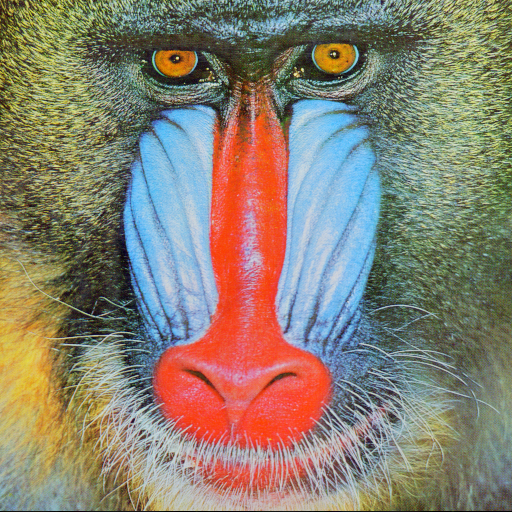
#> input picture Files/baboon.png, 512 x 512 px
$ python Exercicio4.2FiltragemFrequencias.py
#> lines starting #> are read from the running program, lines starting #| are printed output that depends on the picture; after the words box and inside, x2 and y2 are one past the last pixel; in counts of white or black regions, pixels touching at a corner belong together
import cv2
import matplotlib.pyplot as plt
import numpy as np
import os

folder = "Files"
files = []
files.append("baboon.png")
files.append("cao.jpg")
files.append("lena.png")
files.append("Sharbat_Gula.jpg")
files.append("moedas.jpg")

for i, file in enumerate(files):
    image = cv2.imread(os.path.join(folder, file))
#> image is the input picture: shape (512, 512, 3); mean B, G, R 113.1, 128.9, 137.4
    image_gray = cv2.cvtColor(image, cv2.COLOR_BGR2GRAY)
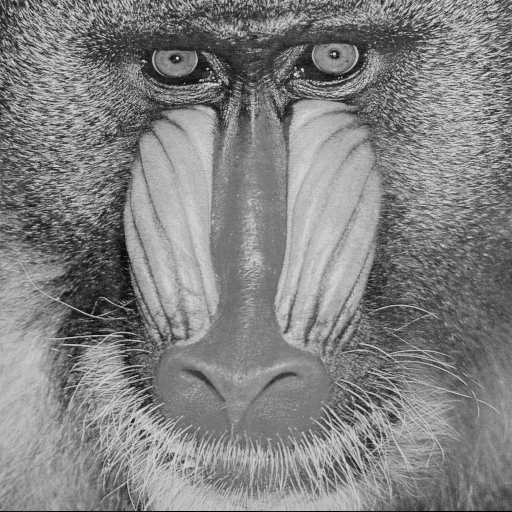
#> image_gray: shape (512, 512); min 0, max 231, mean 129.6
    image_gray = (image_gray/255.0).astype(np.float32)

    image_fft = np.fft.fft2(image_gray)

    image_fft_v = np.abs(image_fft)
    image_fft_v = image_fft_v/ np.mean(image_fft_v)

    image_fft_shift = np.fft.fftshift(image_fft)
    image_fft_shift_v = np.abs(image_fft_shift)
    image_fft_shift_v = image_fft_shift_v / np.mean(image_fft_shift_v)

    filtro_low_pass = np.zeros(image_fft_shift.shape, dtype=np.float32)
    centro_y = image_fft_shift.shape[0] / 2
#> centro_y = 256
    centro_x = image_fft_shift.shape[1] / 2
#> centro_x = 256

    raio = image_fft_shift.shape[0]/2
#> raio = 256
    for y in range(image_fft_shift.shape[0]):
        for x in range(image_fft_shift.shape[1]):
            d = np.sqrt((x-centro_x)**2 + (y-centro_y)**2)
            if d < raio:
                filtro_low_pass[y, x] = 1
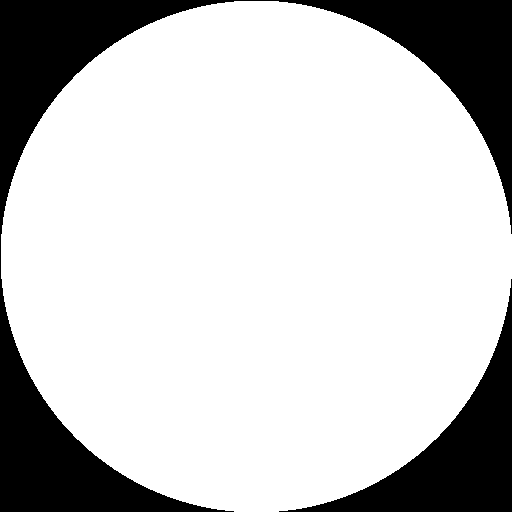
#> filtro_low_pass: shape (512, 512) float32; values 0 (black) and 1 (white), 78.5% white; 2 black regions, box (x1, y1, x2, y2) and area: (0, 0, 512, 512) 42471, (279, 279, 512, 512) 13816


    plt.subplots(dpi=300, layout='constrained')
    plt.axis('off')

    plt.subplot(5, 4, 1)
    plt.imshow(cv2.cvtColor(image_gray, cv2.COLOR_GRAY2RGB))
    plt.title("image")

    plt.subplot(5, 4, 2)
#> (the run stopped early here; a loop or call above may not have finished)

$ run again, with Files/basketball2.png copied over Files/baboon.png
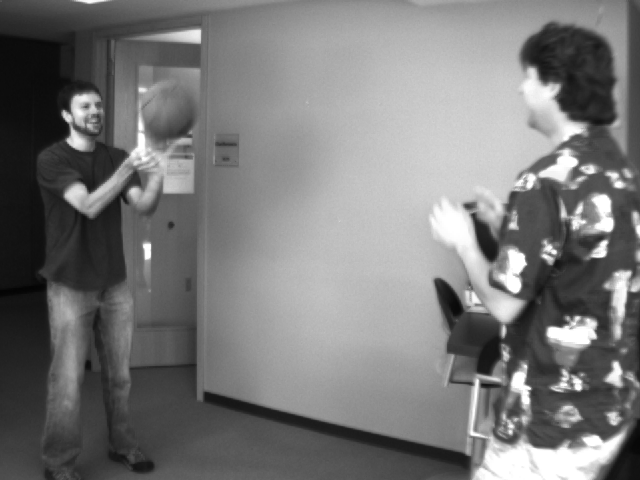
#> input picture Files/basketball2.png, 640 x 480 px
#> image is the input picture: shape (480, 640, 3); min 4, max 255, mean 119.9
#> after the loop `for y in range(image_fft_shift.shape[0]):`:
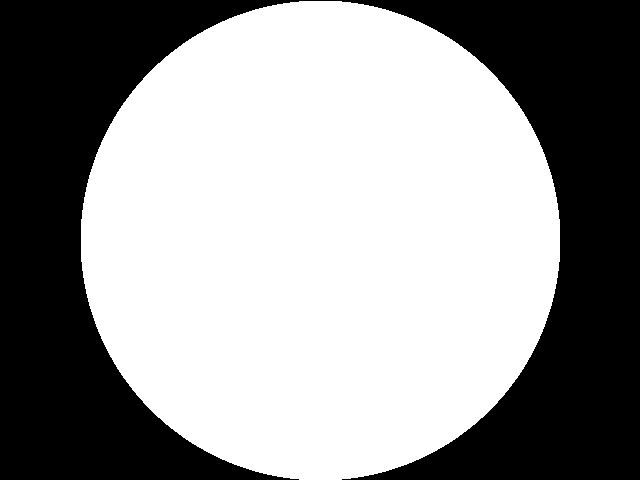
#> filtro_low_pass: shape (480, 640) float32; values 0 (black) and 1 (white), 58.9% white; 1 black region, box (x1, y1, x2, y2) and area: (0, 0, 640, 480) 126295

$ run again, with Files/boat1.jpg saved as Files/baboon.png
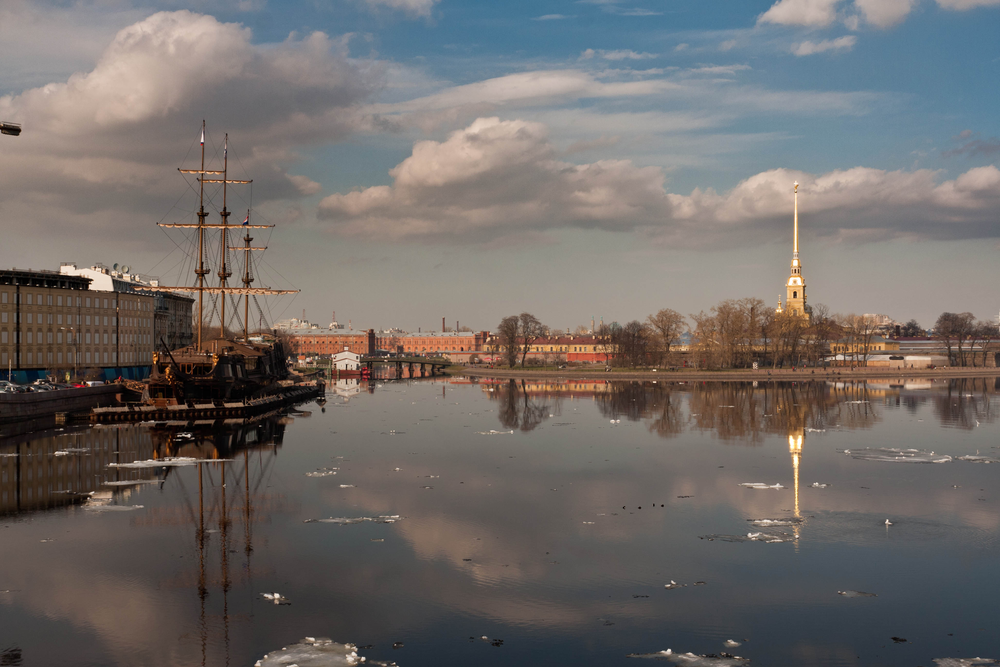
#> input picture Files/boat1.jpg, 1000 x 667 px, shrunk from 3888 x 2592 before the run
#> image is the input picture: shape (667, 1000, 3); mean B, G, R 104, 106.6, 111.8
#> `image_gray = cv2.cvtColor(image, cv2.COLOR_BGR2GRAY)`:
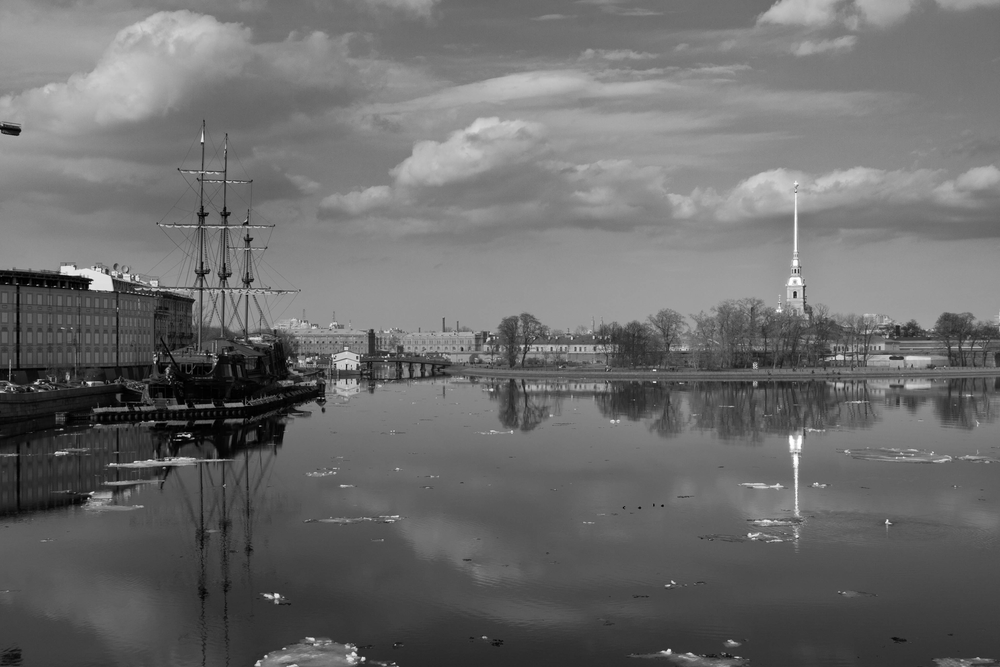
#> image_gray: shape (667, 1000); min 0, max 255, mean 107.9
#> after the loop `for y in range(image_fft_shift.shape[0]):`:
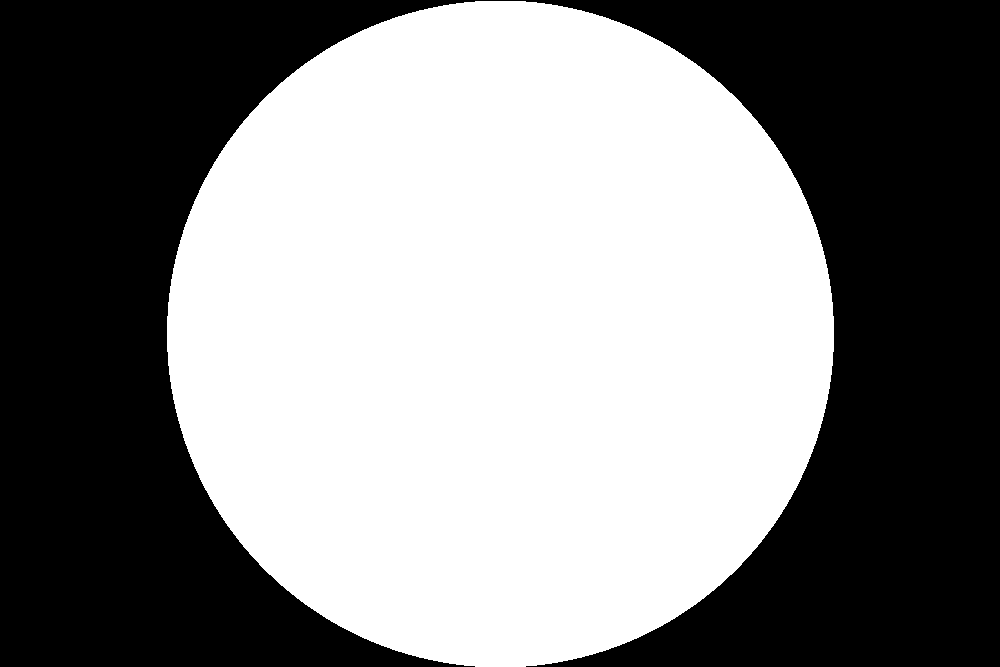
#> filtro_low_pass: shape (667, 1000) float32; values 0 (black) and 1 (white), 52.4% white; 1 black region, box (x1, y1, x2, y2) and area: (0, 0, 1000, 667) 317598
